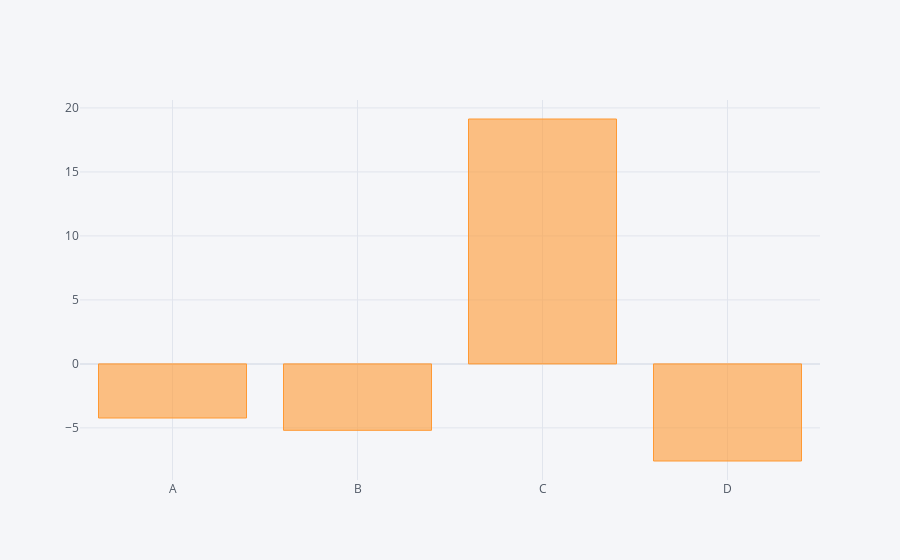

Notebook code for this chart:
### Code cell
df.sum().iplot(kind = 'bar')

### Figure 1 — Plotly figure (JSON) as saved in the notebook; plotly's stock layout.template omitted (floating-point values rounded to 4 significant figures)
{"data": [{"marker": {"color": "rgba(255, 153, 51, 0.6)", "line": {"color": "rgba(255, 153, 51, 1.0)", "width": 1}}, "name": "None", "orientation": "v", "text": "", "type": "bar", "x": ["A", "B", "C", "D"], "y": [-4.228, -5.189, 19.14, -7.587]}], "layout": {"legend": {"bgcolor": "#F5F6F9", "font": {"color": "#4D5663"}}, "paper_bgcolor": "#F5F6F9", "plot_bgcolor": "#F5F6F9", "title": {"font": {"color": "#4D5663"}}, "xaxis": {"gridcolor": "#E1E5ED", "showgrid": true, "tickfont": {"color": "#4D5663"}, "title": {"font": {"color": "#4D5663"}, "text": ""}, "zerolinecolor": "#E1E5ED"}, "yaxis": {"gridcolor": "#E1E5ED", "showgrid": true, "tickfont": {"color": "#4D5663"}, "title": {"font": {"color": "#4D5663"}, "text": ""}, "zerolinecolor": "#E1E5ED"}}}
